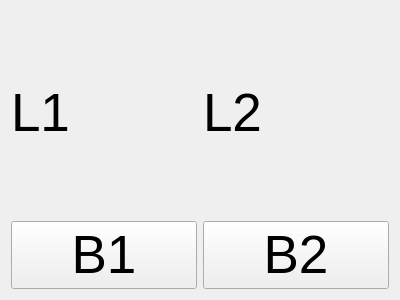
<?xml version="1.0" encoding="UTF-8"?>
<ui version="4.0">
 <class>myWidget</class>
 <widget class="QWidget" name="myWidget">
  <property name="geometry">
   <rect>
    <x>0</x>
    <y>0</y>
    <width>400</width>
    <height>300</height>
   </rect>
  </property>
  <property name="font">
   <font>
    <pointsize>40</pointsize>
   </font>
  </property>
  <property name="windowTitle">
   <string>Form</string>
  </property>
  <layout class="QHBoxLayout" name="horizontalLayout">
   <item>
    <layout class="QGridLayout" name="gridLayout">
     <item row="0" column="1">
      <widget class="QLabel" name="label2">
       <property name="text">
        <string>L2</string>
       </property>
      </widget>
     </item>
     <item row="0" column="0">
      <widget class="QLabel" name="label1">
       <property name="text">
        <string>L1</string>
       </property>
      </widget>
     </item>
     <item row="1" column="0">
      <widget class="QPushButton" name="button1">
       <property name="text">
        <string>B1</string>
       </property>
      </widget>
     </item>
     <item row="1" column="1">
      <widget class="QPushButton" name="button2">
       <property name="text">
        <string>B2</string>
       </property>
      </widget>
     </item>
    </layout>
   </item>
  </layout>
 </widget>
 <resources/>
 <connections/>
</ui>
